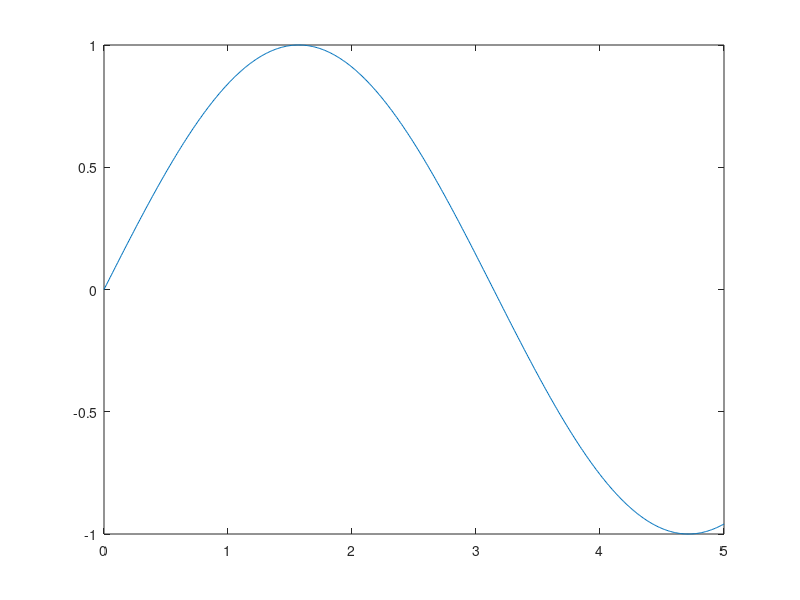
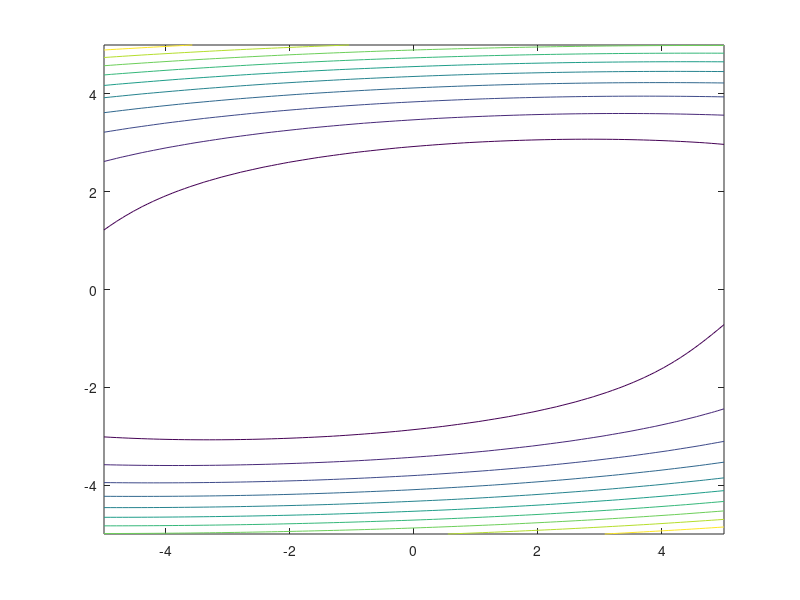
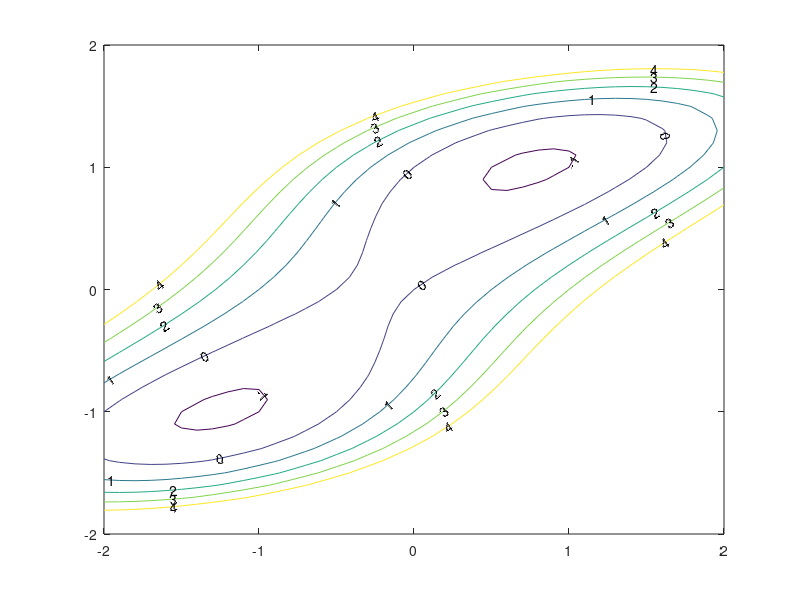

Write the MATLAB code that produced these figures, in order.
% INCLASS26OCT  Edited version of my Matlab/Octave demo in-class in
% Math 253 on 26 October.  The following works in *either* Matlab or
% Octave.  You can type-in the below commands, or run this as a program
% (a "script").  Note everything after "%" is a "comment" which
% Matlab/Octave will ignor.

% this shows how to plot  y = sin(x)  a la calculus I
x = 0:.01:5;
figure(1)
plot(x,sin(x))

% this shows how to generate a contour plot of
%     f(x,y) = 2 x^2 - 4 x y + y^4 + x - y
% on a rectangular domain which we choose
[x,y] = meshgrid(-5:.1:5,-5:.1:5);    % generates lots of numbers
figure(2)
contour(x,y,2*x.^2-4*x.*y+y.^4+x-y)   % let Matlab/Octave choose contour levels

% reduce rectangle and choose and label our levels:
[x,y] = meshgrid(-2:.1:2,-2:.1:2);
figure(3)
h = contour(x,y,2*x.^2-4*x.*y+y.^4+x-y,[-2 -1 0 1 2 3 4]);   % output h is a "handle" for the contours
clabel(h)

